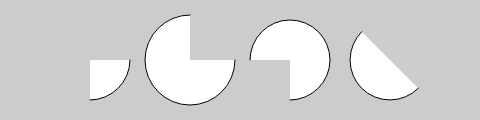
Frame 1 (no input)
Frame 60 (no input): identical to frame 1, image omitted
Frame 120 (the mouse pressed at the canvas centre since frame 60): identical to frame 1, image omitted

The p5.js sketch that drew this single still picture (run headless with seeded random() and noise() and a simulated clock; from frame 60 on, the mouse is pressed at the canvas centre):

// p5.js sketch
// ── sketch.js
function setup() {
  createCanvas (480, 120);
  angleMode (DEGREES);
}

function draw() {
  background (204);
  arc (90, 60, 80, 80, 0, 90);
  arc (190, 60, 90, 90, 0, 270);
  arc (290, 60, 80, 80, 180, 450);
  arc (390, 60, 80, 80, 45, 225);
}
